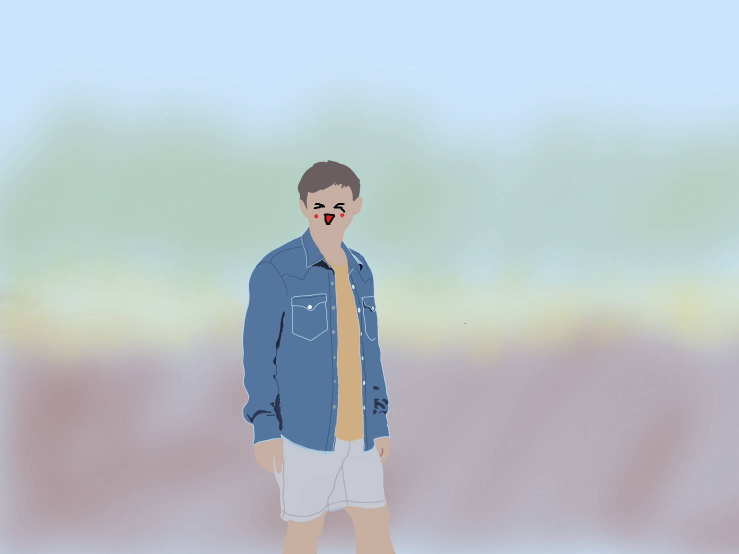
#> input picture 1117.jpg, 1478 x 1108 px (shown at 1/2 size)
$ python contour2.py
#> lines starting #> are read from the running program, lines starting #| are printed output that depends on the picture; after the words box and inside, x2 and y2 are one past the last pixel; in counts of white or black regions, pixels touching at a corner belong together
import cv2
import numpy as np
from matplotlib import pyplot as plt
img = cv2.imread('./1117.jpg')
#> img is the input picture: shape (1108, 1478, 3); mean B, G, R 202.5, 196.3, 184.6
img = cv2.resize(img,(600,400))
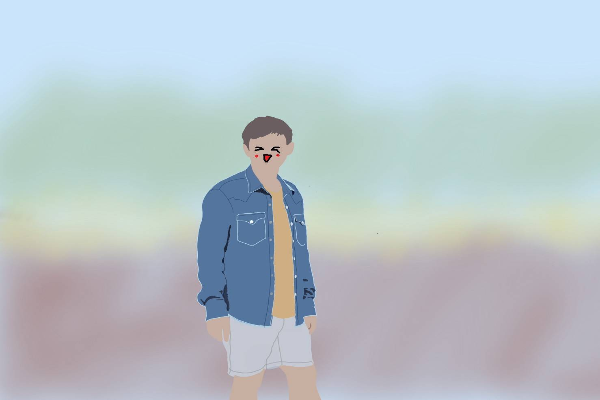
#> img: shape (400, 600, 3); mean B, G, R 202.5, 196.2, 184.6
img1 = cv2.GaussianBlur(img,(5,5),0)
gray = cv2.cvtColor(img1,cv2.COLOR_BGR2GRAY)
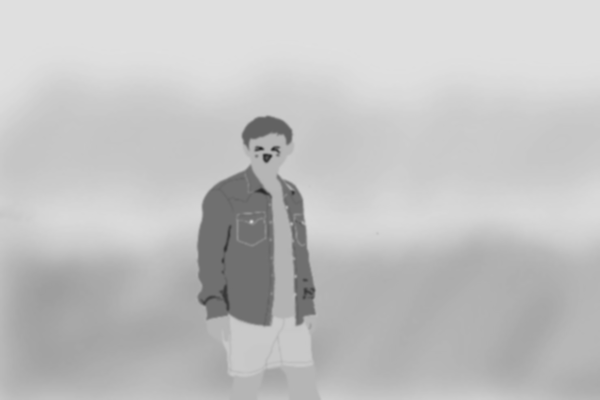
#> gray: shape (400, 600); min 37, max 224, mean 193.5
edges = cv2.Canny(gray, 159, 255)
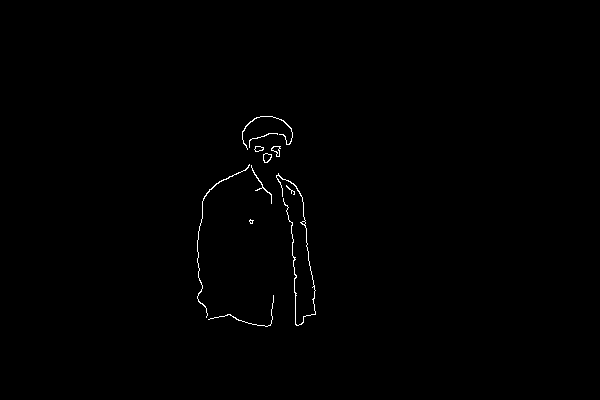
#> edges: shape (400, 600); 0.44% white in thin lines or dots, all inside (x1, y1, x2, y2) = (197, 116, 316, 327)
c, h = cv2.findContours(edges,cv2.RETR_TREE,cv2.CHAIN_APPROX_NONE)
#> c = 16 contours, 6 with area under 20; largest, box (x1, y1, x2, y2) and area: (263, 153, 272, 163) 56, (276, 173, 316, 326) 56, (271, 146, 281, 157) 50, (263, 153, 272, 163) 50, (271, 146, 280, 157) 42; h = 16 rows, first 6: [1, -1, -1, -1], [3, 0, 2, -1], [-1, -1, -1, 1], [4, 1, -1, -1], [6, 3, 5, -1], [-1, -1, -1, 4]
for cnt in c:
    if cv2.contourArea(cnt) < 1000:
        # draw = cv2.drawContours(img,cnt,-1,(0,255,0),2)
        length = cv2.arcLength(cnt, True)
        epsilon = 0.01*length
        approx = cv2.approxPolyDP(cnt, epsilon, True)
        draw = cv2.drawContours(img,approx,-1,(0,255,0),2)
        cv2.polylines(img, [approx], True, (0, 255, 0), 2)
#> this loop made 16 passes
#> (length, epsilon) on passes 1 to 12: (202.5, 2.02), (13.66, 0.137), (9.07, 0.0907), (33.8, 0.338), (721.5, 7.21), (11.07, 0.111), (110.2, 1.1), (389.7, 3.9), (29.9, 0.299), (27.56, 0.276), (38.14, 0.381), (32.97, 0.33)
#> pass 2, `draw = cv2.drawContours(img,approx,-1,(0,255,0),2)`:
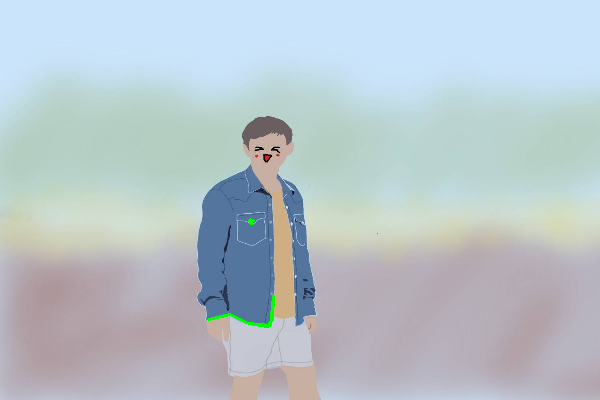
#> draw: shape (400, 600, 3); mean B, G, R 202.2, 196.4, 184.4
#> after the loop:
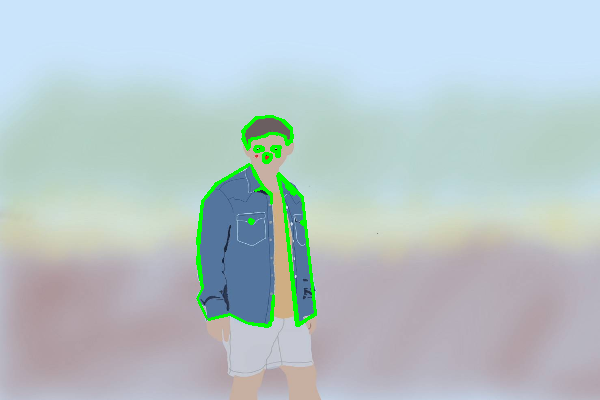
#> img: shape (400, 600, 3); 1.33% of pixels changed, all inside (x1, y1, x2, y2) = (196, 115, 317, 328)
# print(len(c))
# print(c[8].shape)
# print(h)
print(cv2.moments(c[8]))
#> (printed output is left out)
# draw = cv2.drawContours(img,approx,-1,(0,255,0),2)
# cv2.polylines(img, [approx], True, (0, 255, 0), 3)

# dst = cv2.bitwise_and(img,img,mask=edges)
cv2.imshow('canny',edges)
cv2.imshow('contour',draw)
cv2.waitKey(0)
cv2.destroyAllWindows()
